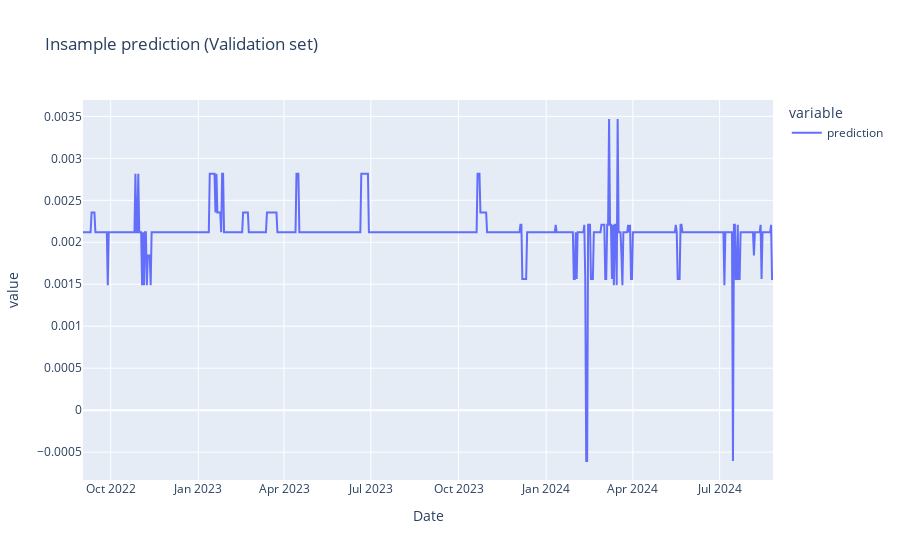

The notebook cell this image was saved under:
### Code cell
#Visualize insample prediction (validation_set)
predictions = pd.DataFrame(predictions, index=test_data.index)
predictions.rename(columns={0:"prediction"}, inplace=True)
fig = px.line(predictions,y=predictions.columns, title='Insample prediction (Validation set)')
fig.show()

### Figure 1 — Plotly figure (JSON) as saved in the notebook; plotly's stock layout.template omitted (floating-point values rounded to 4 significant figures; data arrays with more than 128 entries replaced by an {"elided": "..."} marker saying what was removed)
{"data": [{"hovertemplate": "variable=prediction<br>Date=%{x}<br>value=%{y}<extra></extra>", "legendgroup": "prediction", "line": {"color": "#636efa", "dash": "solid"}, "marker": {"symbol": "circle"}, "mode": "lines", "name": "prediction", "orientation": "v", "showlegend": true, "type": "scatter", "x": {"elided": "725 str values"}, "xaxis": "x", "y": {"elided": "725 float values"}, "yaxis": "y"}], "layout": {"legend": {"title": {"text": "variable"}, "tracegroupgap": 0}, "title": {"text": "Insample prediction (Validation set)"}, "xaxis": {"anchor": "y", "domain": [0, 1], "title": {"text": "Date"}}, "yaxis": {"anchor": "x", "domain": [0, 1], "title": {"text": "value"}}}}
